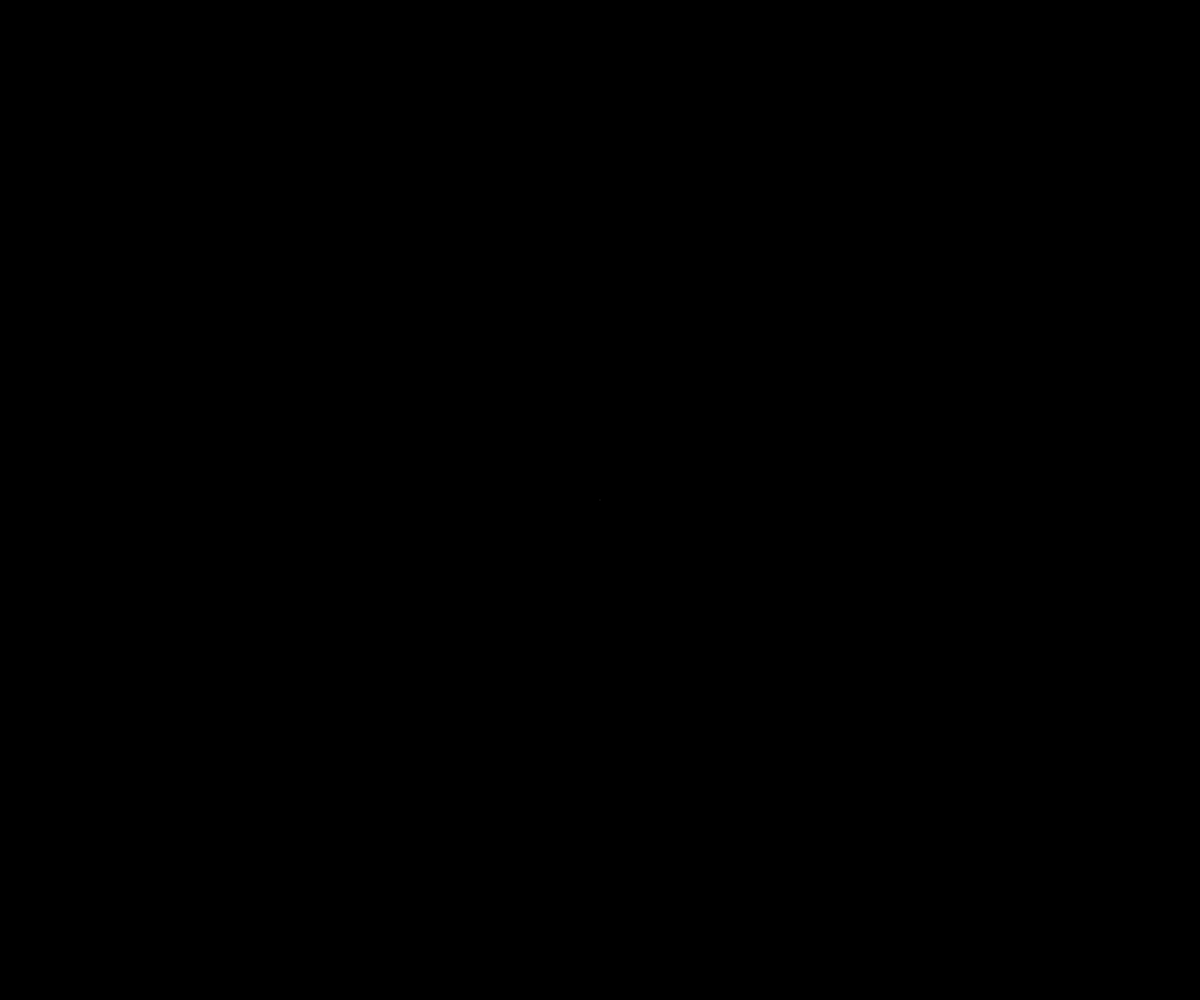
Frame 1 (no input)
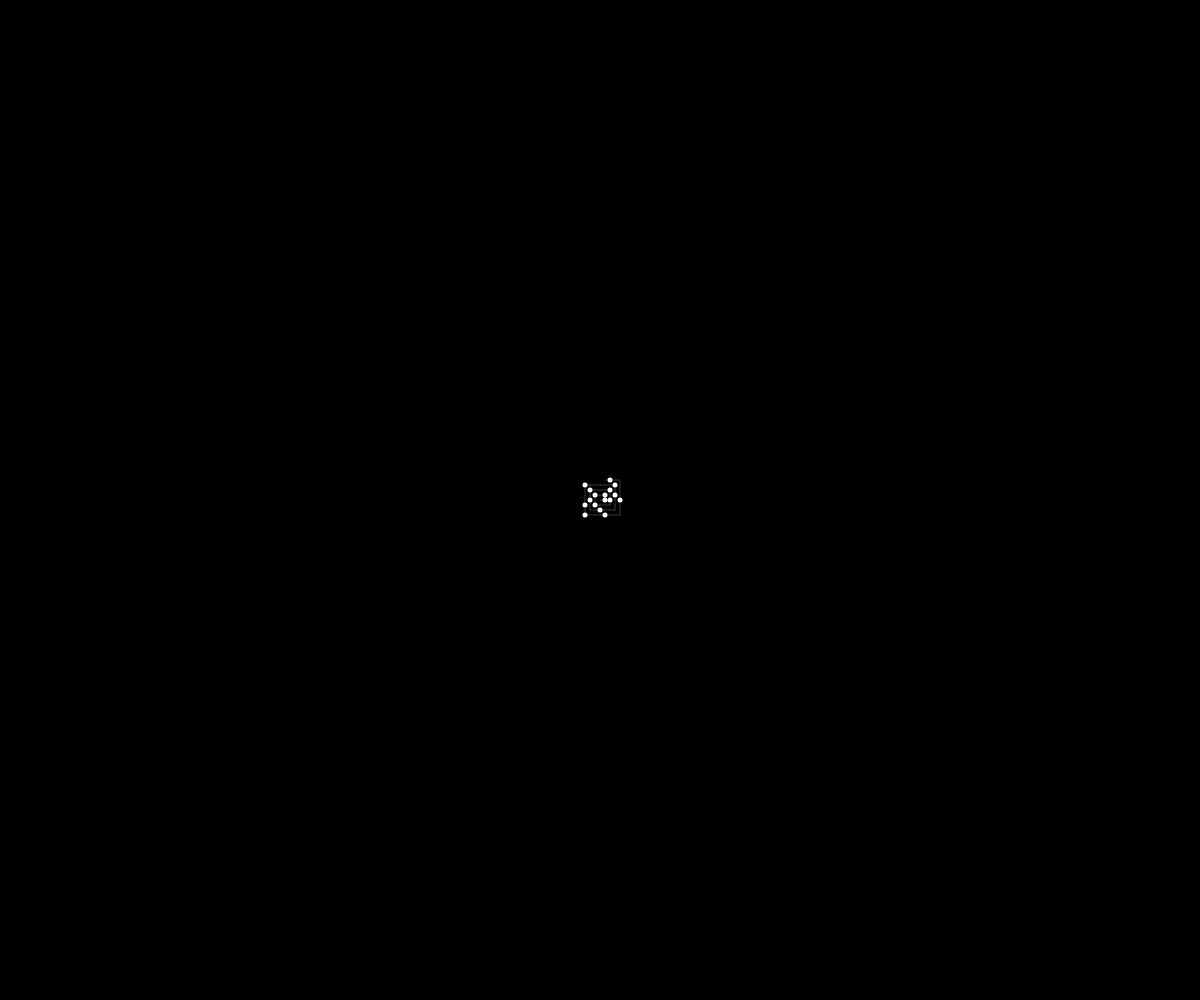
Frame 60 (no input)
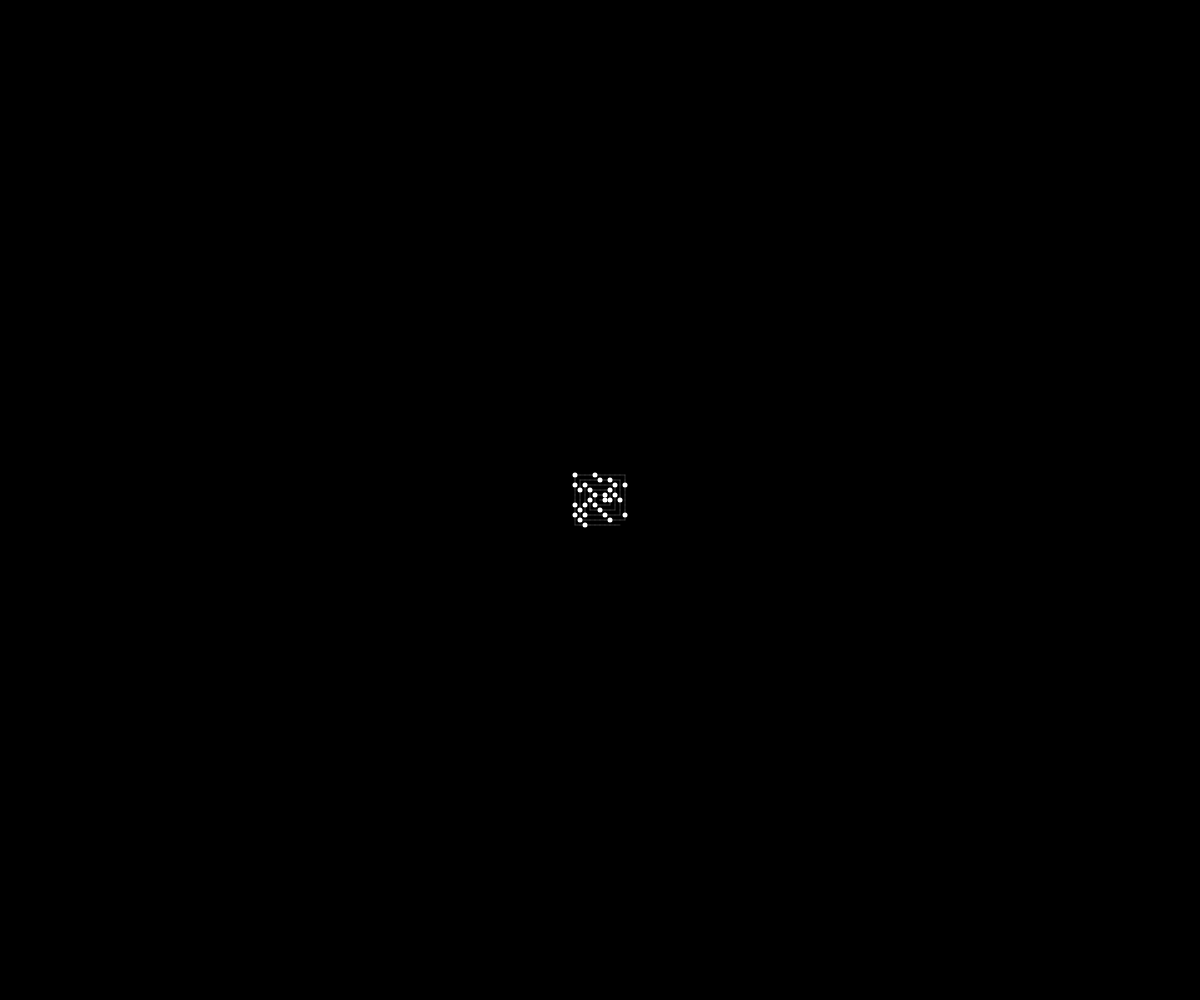
Frame 120 (the mouse pressed at the canvas centre since frame 60)

The p5.js sketch that drew these frames (run headless with seeded random() and noise() and a simulated clock; from frame 60 on, the mouse is pressed at the canvas centre):

// p5.js sketch
// ── sketch.js
const STEP_SIZE = 5

let x, y, px, py
let step = 1
let numSteps = 1
let state = 0
let turnCount = 1
let totalSteps

const isPrime = (num) => {
  if (num === 1 || (num != 2 && num % 2 === 0)) return false

  for (let i = 3; i <= sqrt(num); i++) {
    if (num % i === 0) return false
  }

  return true
}

function setup() {
  height = windowHeight
  width = windowWidth

  createCanvas(windowWidth, windowHeight)
  background(0)

  const cols = width / STEP_SIZE - 1
  const rows = height / STEP_SIZE - 1

  totalSteps = cols * rows

  x = width / 2
  y = height / 2

  px = x
  py = y
}

function draw() {
  stroke(255, 50)
  line(px, py, x, y)

  if (isPrime(step)) {
    fill(255)
    noStroke()
    circle(x, y, STEP_SIZE)
  }

  px = x
  py = y

  switch (state) {
    case 0:
      x += STEP_SIZE
      break
    case 1:
      y -= STEP_SIZE
      break
    case 2:
      x -= STEP_SIZE
      break
    case 3:
      y += STEP_SIZE
      break
  }

  if (step % numSteps === 0) {
    state = (state + 1) % 4

    if (++turnCount % 2 === 0) {
      numSteps++
    }
  }

  step++

  if (totalSteps < step) noLoop()
}

// ── style.css
html,
body {
  font-family: monospace;
  color: black;
  margin: 0;
  padding: 0;
}

body {
  margin: 0 0px;
}

canvas {
  display: block;
}

a {
  color: black;
}

a:hover {
  text-decoration: line-through;
}

.title {
  font-size: 24px;
  font-weight: bold;
  margin-bottom: 16px;
}

.absolute {
  position: absolute;
  margin-left: 20px;
}

.white {
  color: white;
}

.white > a {
  color: white;
}

p,
input {
  display: inline-block;
  margin-left: 10px;
  vertical-align: middle;
}
